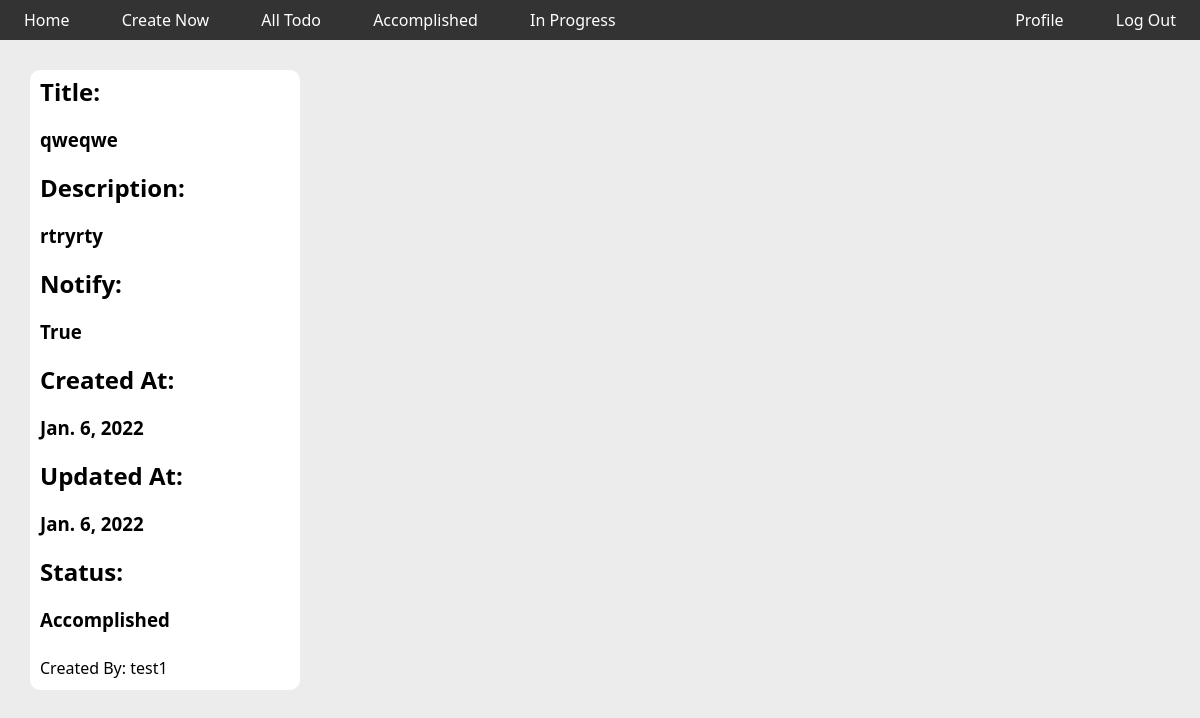
Screenshot of /todo_detail/qweqwe/ (signed in) with the database file from the repository.
### Todo_list/models.py (models this page shows, shortened)
class Todo(models.Model):
    COMPLETED = (
        ('Accomplished','Accomplished'),
        ('Unaccomplished','Unaccomplished'),
    )
    profile = models.ForeignKey(Profile,on_delete=models.CASCADE)
    title = models.CharField(max_length=100)
    description = models.CharField(max_length=200, blank = False, null = False)
    created_at = models.DateField(auto_now_add=True)
    updated_at = models.DateField(auto_now=True)
    completed = models.CharField(max_length=30, choices=COMPLETED,default='Unaccomplished')
    notify = models.BooleanField(default = True)
    slug = models.SlugField(max_length=250,null = True, blank=True)
    class Meta:
        ordering = ('-created_at', )

class Profile(models.Model):
    user = models.OneToOneField(User, on_delete=models.CASCADE)
    avatar = models.ImageField(default = "default.jpg",upload_to ="profile")

### Todo_list/views.py (the view)
# urls.py: path('todo_detail/<slug:slug>/',views.TodoDetail,name = 'todo-detail'),
@login_required
def TodoDetail(request,slug):
    context = {}
    todo = get_object_or_404(Todo,slug = slug)
    context['todo'] = todo
    return render(request,'Todo_list/todo_detail.html',context)

### Todo_list/templates/Todo_list/todo_detail.html
{% extends 'Todo_list/index.html' %}
{% block content %}
    <section>
        <div id = "todo-container">
            <div class = "todo-detail">
                <h2>Title:</h2>
                <br><h3>{{todo.title}}</h3><br>
                <h2>Description:</h2>
                <br><h3>{{todo.description}}</h3><br>
                <h2>Notify:</h2>
                <br><h3>{{todo.notify}}</h3><br>
                <h2>Created At:</h2>
                <br><h3>{{todo.created_at}}</h3><br>
                <h2>Updated At:</h2>
                <br><h3>{{todo.updated_at}}</h3><br>
                <h2>Status:</h2>
                <br><h3>{{todo.completed}}</h3><br>
                <span>Created By: {{todo.profile.user}}<span>
            </div>
        </div>
    </section>
{% endblock content %}

### Todo_list/static/css/style.css (style rules this page uses)
* { margin: 0; padding: 0; box-sizing: border-box; }
body { font-family: 'Segoe UI', Tahoma, Geneva, Verdana, sans-serif; line-height: 1.5rem; background: rgb(236, 236, 236); }
#todo-container { display: grid; grid-template-columns: 3fr 3fr 3fr 3fr; padding: 20px; }
.todo-detail { border: 1px solid #000; padding: 10px; background: #fff; border-radius: 10px; border-style: none; margin: 10px; }

### rows the page displays
Todo: title "qweqwe", description "rtryrty", notify "True", created_at "Jan. 6, 2022", updated_at "Jan. 6, 2022", completed "Accomplished", profile.user "test1"
